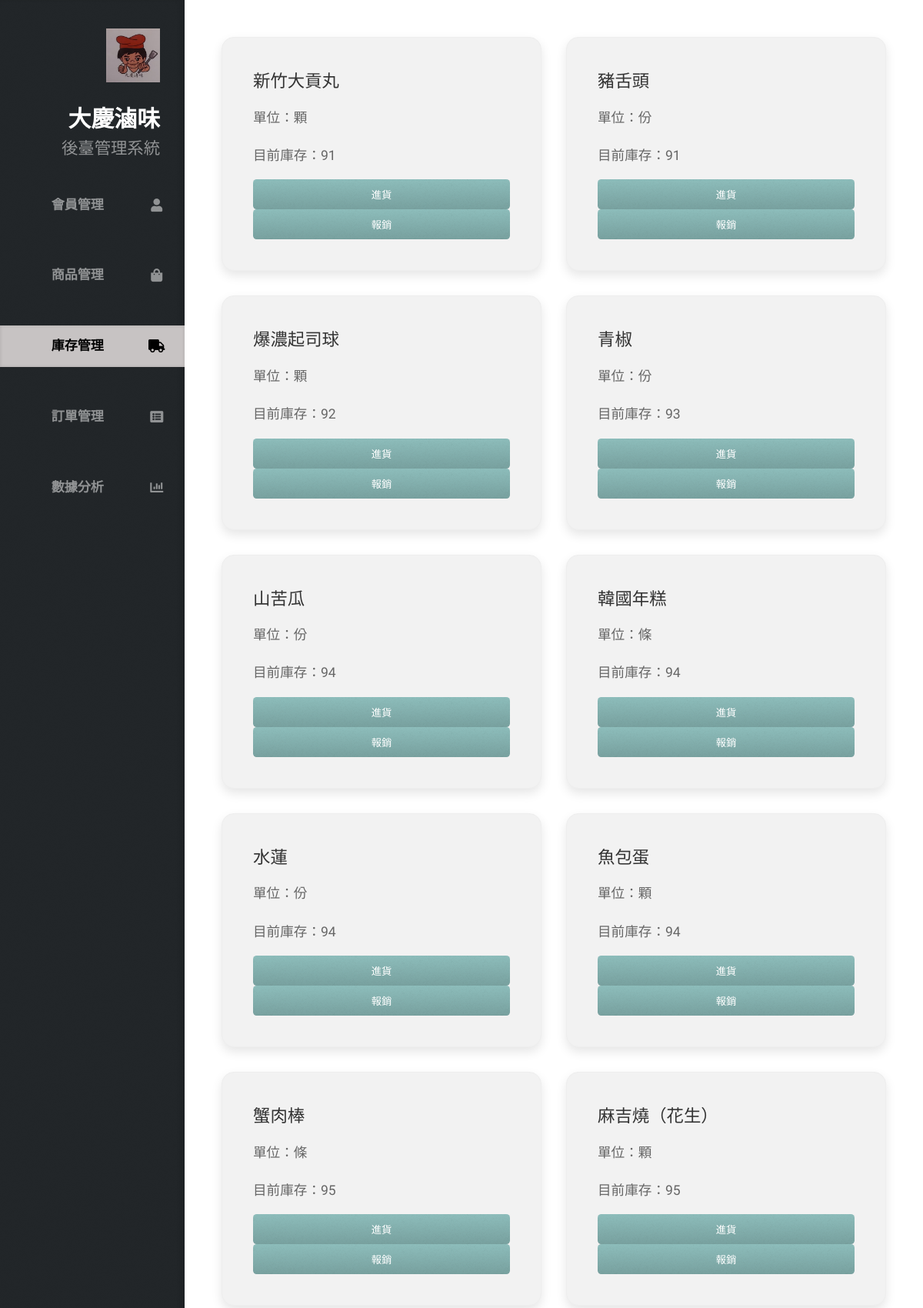
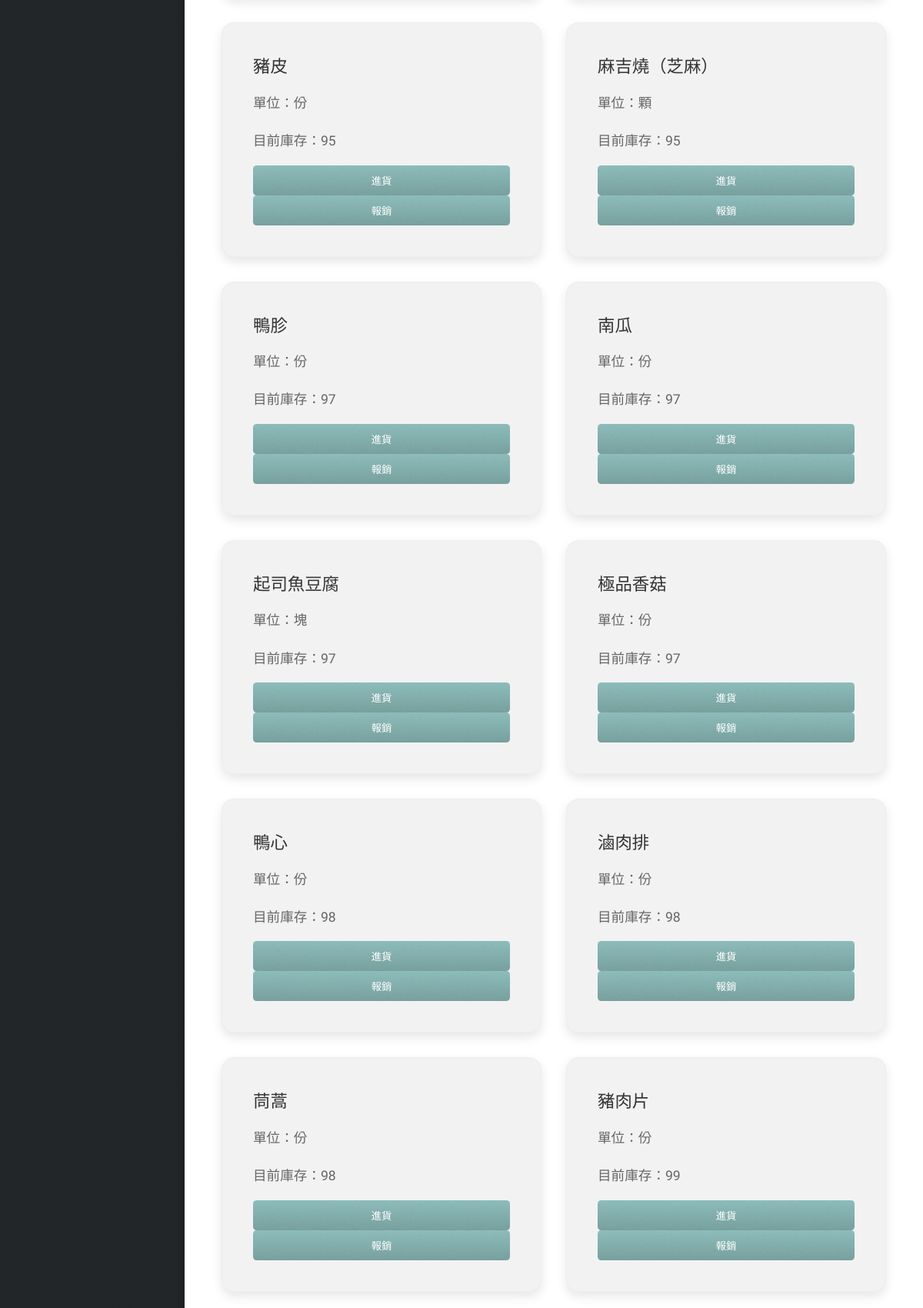
Page /commrid.php (signed in, upper part) on the committed database (2 pictures, top to bottom).
### tables this page shows
CREATE TABLE `ingredient` (
  `Ingredient_ID` int(11) NOT NULL,
  `Ingredient_name` varchar(100) DEFAULT NULL COMMENT '食材名稱',
  `unit` varchar(20) DEFAULT NULL COMMENT '單位（例如：克、份）',
  `current_stock` int(11) DEFAULT NULL COMMENT '目前庫存數量'
);

### commrid.php (the view, shortened to what this page needs)
<!DOCTYPE HTML>
<html>
<head>
    <link rel="stylesheet" href="assets/css/main.css" />
    <link rel="stylesheet" href="assets/css/commrid.css" />
    <link rel="stylesheet" href="https://cdn.jsdelivr.net/npm/sweetalert2@11.0.18/dist/sweetalert2.min.css">
</head>
<body class="is-preload">
    <div id="header">
        <div class="top">
            <div id="logo">
                <div class="image">
                    <span class="image avatar48"><img src="images/LOGOS.jpg" alt="" /></span>
                </div>
                <div class="content">
                    <h1 id="title">大慶滷味</h1>
                    <p>後臺管理系統</p>
                </div>
            </div>
            <nav id="nav">
                <ul>
                    <li><a href="index.php" id="top-link" data-username="<?php echo $_SESSION['username']; ?>"><span class="icon solid fa-user">會員管理</span></a></li>
                    <li><a href="commodity.php" id="portfolio-link" data-username="<?php echo $_SESSION['username']; ?>"><span class="icon solid fa-shopping-bag">商品管理</span></a></li>
                    <li><a href="commrid.php" id="porrid-link"><span class="icon solid fa-truck" style="color: #000;">庫存管理</span></a></li>
                    <li><a href="order_history.php" id="about-link" data-username="<?php echo $_SESSION['username']; ?>"><span class="icon solid fa-list-alt">訂單管理</span></a></li>
                    <li><a href="dataanalysis.php" id="contact-link" data-username="<?php echo $_SESSION['username']; ?>"><span class="icon solid fa-chart-bar">數據分析</span></a></li>
                </ul>
            </nav>
        </div>
    </div>
    <div id="main">
        <?php
        include("db_connection.php");
        $sql = "SELECT * FROM ingredient ORDER BY current_stock ASC";
        $result = $conn->query($sql);
        if ($result->num_rows > 0) {
            while ($row = $result->fetch_assoc()) {
                echo '<div class="card">';
                echo '<h3>' . htmlspecialchars($row["Ingredient_name"]) . '</h3>';
                echo '<p>單位：' . htmlspecialchars($row["unit"]) . '</p>';
                echo '<p>目前庫存：' . htmlspecialchars($row["current_stock"]) . '</p>';
                echo '<button class="restock-btn" data-id="' . $row["Ingredient_ID"] . '" data-name="' . htmlspecialchars($row["Ingredient_name"]) . '">進貨</button>';
                echo '<button class="write-off-btn" data-id="' . $row["Ingredient_ID"] . '" data-name="' . htmlspecialchars($row["Ingredient_name"]) . '">報銷</button>';
                echo '</div>';
            }
        } else {
            echo "查無食材資料";
        }
        ?>
    </div>
</body>
</html>

### assets/css/commrid.css (style rules this page uses)
#porrid-link { background: rgb(199, 195, 195); box-shadow: inset 0 0 0.25em 0 rgba(0, 0, 0, 0.125); }
#main { display: grid; grid-template-columns: repeat(auto-fit, minmax(280px, 1fr)); gap: 2rem; padding: 3rem; }
.card { background-color: #f2f2f2; border-radius: 16px; box-shadow: 0 6px 14px rgba(0, 0, 0, 0.1); transition: transform 0.2s ease, box-shadow 0.2s ease; padding: 2.5rem; display: flex; flex-direction: column; justify-content: space-between; height: 100%; border: 1px solid #eee; }
.card h3 { font-size: 1.4rem; color: #333; margin-bottom: 0.75rem; }
.card p { font-size: 1.1rem; color: #666; margin-bottom: 0.75rem; }

### rows in the picture
ingredient: Ingredient_name "新竹大貢丸", unit "顆", current_stock "91"
ingredient: Ingredient_name "豬舌頭", unit "份", current_stock "91"
ingredient: Ingredient_name "爆濃起司球", unit "顆", current_stock "92"
ingredient: Ingredient_name "青椒", unit "份", current_stock "93"
ingredient: Ingredient_name "山苦瓜", unit "份", current_stock "94"
ingredient: Ingredient_name "韓國年糕", unit "條", current_stock "94"
ingredient: Ingredient_name "水蓮", unit "份", current_stock "94"
ingredient: Ingredient_name "魚包蛋", unit "顆", current_stock "94"
ingredient: Ingredient_name "蟹肉棒", unit "條", current_stock "95"
ingredient: Ingredient_name "麻吉燒（花生）", unit "顆", current_stock "95"
ingredient: Ingredient_name "豬皮", unit "份", current_stock "95"
ingredient: Ingredient_name "麻吉燒（芝麻）", unit "顆", current_stock "95"
ingredient: Ingredient_name "鴨胗", unit "份", current_stock "97"
ingredient: Ingredient_name "南瓜", unit "份", current_stock "97"
ingredient: Ingredient_name "起司魚豆腐", unit "塊", current_stock "97"
ingredient: Ingredient_name "極品香菇", unit "份", current_stock "97"
ingredient: Ingredient_name "鴨心", unit "份", current_stock "98"
ingredient: Ingredient_name "滷肉排", unit "份", current_stock "98"
ingredient: Ingredient_name "茼蒿", unit "份", current_stock "98"
ingredient: Ingredient_name "豬肉片", unit "份", current_stock "99"
